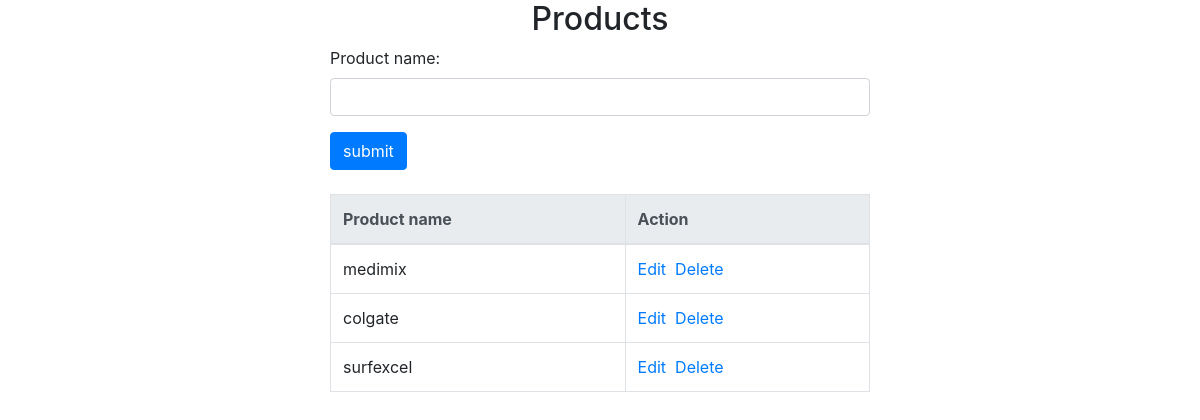
Screenshot of /products/ with the database file from the repository.
### Bill/models.py (models this page shows, shortened)
class ProductModel(models.Model):
    product_name = models.CharField(max_length=100)

### Bill/views.py (the view, shortened to what this page needs)
# urls.py: path('products/', product.as_view(), name="products"),
class product(TemplateView):
    model = ProductModel
    template_name = "product.html"
    context = {}
    context_object_name = "products"
    def get(self, request, *args, **kwargs):
        form = ProductForm()
        products = self.model.objects.all()
        self.context["form"] = form
        self.context["products"] = products
        return render(request, self.template_name, self.context)

### Bill/forms.py (shortened to what this page needs)
class ProductForm(ModelForm):
    class Meta:
        model = ProductModel
        fields = "__all__"
        widgets = {
            "product_name": forms.TextInput(attrs={'class': 'form-control'})
        }

### Bill/templates/product.html (shortened to what this page needs)
<!DOCTYPE html>
<html lang="en">
<head>
    <link rel="stylesheet" href="https://cdn.jsdelivr.net/npm/bootstrap@4.5.3/dist/css/bootstrap.min.css"
>
</head>
<body>
<h2 align="center">Products</h2>
<div class="container">
    <div class="row">
        <div class="col-3"></div>
        <div class="col-6">
            <form method="post">
                {{ form.as_p }}
                <input type="submit" value="submit" class="btn btn-primary">
            </form>
        </div>
        <div class="col-3"></div>
    </div>
    <br>
    <div class="row">
        <div class="col-3"></div>
        <div class="col-6">
            {% if products %}
                <table class="table table-bordered">
                    <thead class="thead-light">
                    <tr>
                        <th scope="col">Product name</th>
                        <th scope="col">Action</th>
                    </tr>
                    </thead>
                    {% for item in products %}
                        <tr>
                            <td>{{ item.product_name }}</td>
                            <td><a href="{% url 'editproduct' item.id %}">Edit</a>&nbsp;&nbsp;<a
                                    href="{% url 'deleteproduct' item.id %}">Delete</a>
                            </td>
                        </tr>
                    {% endfor %}
                </table>
            {% endif %}
        </div>
        <div class="col-3"></div>
    </div>
</div>
</body>
</html>

### rows the page displays
ProductModel: product_name "medimix"
ProductModel: product_name "colgate"
ProductModel: product_name "surfexcel"
